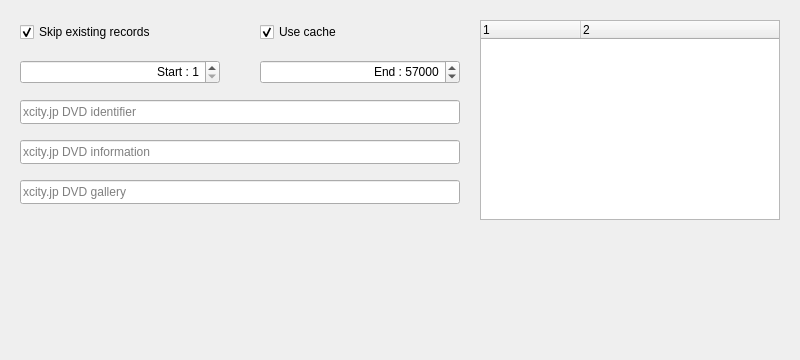
<?xml version="1.0" encoding="UTF-8"?>
<ui version="4.0">
 <class>XcityVideo</class>
 <widget class="QWidget" name="XcityVideo">
  <property name="geometry">
   <rect>
    <x>0</x>
    <y>0</y>
    <width>800</width>
    <height>360</height>
   </rect>
  </property>
  <property name="windowTitle">
   <string>Form</string>
  </property>
  <widget class="QSpinBox" name="XcityJpDvdFinish">
   <property name="geometry">
    <rect>
     <x>260</x>
     <y>60</y>
     <width>200</width>
     <height>24</height>
    </rect>
   </property>
   <property name="alignment">
    <set>Qt::AlignRight|Qt::AlignTrailing|Qt::AlignVCenter</set>
   </property>
   <property name="prefix">
    <string>End : </string>
   </property>
   <property name="minimum">
    <number>1</number>
   </property>
   <property name="maximum">
    <number>999999</number>
   </property>
   <property name="value">
    <number>57000</number>
   </property>
  </widget>
  <widget class="QSpinBox" name="XcityJpDvdStart">
   <property name="geometry">
    <rect>
     <x>20</x>
     <y>60</y>
     <width>200</width>
     <height>24</height>
    </rect>
   </property>
   <property name="alignment">
    <set>Qt::AlignRight|Qt::AlignTrailing|Qt::AlignVCenter</set>
   </property>
   <property name="prefix">
    <string>Start : </string>
   </property>
   <property name="minimum">
    <number>1</number>
   </property>
   <property name="maximum">
    <number>999999</number>
   </property>
   <property name="value">
    <number>1</number>
   </property>
  </widget>
  <widget class="QLineEdit" name="XcityJpDvdInfo">
   <property name="geometry">
    <rect>
     <x>20</x>
     <y>140</y>
     <width>440</width>
     <height>24</height>
    </rect>
   </property>
   <property name="placeholderText">
    <string>xcity.jp DVD information</string>
   </property>
  </widget>
  <widget class="QLineEdit" name="XcityJpDvdId">
   <property name="geometry">
    <rect>
     <x>20</x>
     <y>100</y>
     <width>440</width>
     <height>24</height>
    </rect>
   </property>
   <property name="placeholderText">
    <string>xcity.jp DVD identifier</string>
   </property>
  </widget>
  <widget class="QCheckBox" name="XcityJpSkip">
   <property name="geometry">
    <rect>
     <x>20</x>
     <y>20</y>
     <width>200</width>
     <height>24</height>
    </rect>
   </property>
   <property name="text">
    <string>Skip existing records</string>
   </property>
   <property name="checked">
    <bool>true</bool>
   </property>
  </widget>
  <widget class="QLineEdit" name="XcityJpDvdGallery">
   <property name="geometry">
    <rect>
     <x>20</x>
     <y>180</y>
     <width>440</width>
     <height>24</height>
    </rect>
   </property>
   <property name="placeholderText">
    <string>xcity.jp DVD gallery</string>
   </property>
  </widget>
  <widget class="QTreeWidget" name="XcityNames">
   <property name="geometry">
    <rect>
     <x>480</x>
     <y>20</y>
     <width>300</width>
     <height>200</height>
    </rect>
   </property>
   <property name="alternatingRowColors">
    <bool>true</bool>
   </property>
   <property name="rootIsDecorated">
    <bool>false</bool>
   </property>
   <property name="columnCount">
    <number>2</number>
   </property>
   <column>
    <property name="text">
     <string notr="true">1</string>
    </property>
   </column>
   <column>
    <property name="text">
     <string notr="true">2</string>
    </property>
   </column>
  </widget>
  <widget class="QCheckBox" name="XcityJpCache">
   <property name="geometry">
    <rect>
     <x>260</x>
     <y>20</y>
     <width>200</width>
     <height>24</height>
    </rect>
   </property>
   <property name="text">
    <string>Use cache</string>
   </property>
   <property name="checked">
    <bool>true</bool>
   </property>
  </widget>
 </widget>
 <resources/>
 <connections>
  <connection>
   <sender>XcityJpSkip</sender>
   <signal>stateChanged(int)</signal>
   <receiver>XcityVideo</receiver>
   <slot>XcityValueChanged(int)</slot>
   <hints>
    <hint type="sourcelabel">
     <x>239</x>
     <y>31</y>
    </hint>
    <hint type="destinationlabel">
     <x>239</x>
     <y>119</y>
    </hint>
   </hints>
  </connection>
  <connection>
   <sender>XcityJpDvdStart</sender>
   <signal>editingFinished()</signal>
   <receiver>XcityVideo</receiver>
   <slot>XcityJpChanged()</slot>
   <hints>
    <hint type="sourcelabel">
     <x>119</x>
     <y>71</y>
    </hint>
    <hint type="destinationlabel">
     <x>239</x>
     <y>119</y>
    </hint>
   </hints>
  </connection>
  <connection>
   <sender>XcityJpDvdGallery</sender>
   <signal>editingFinished()</signal>
   <receiver>XcityVideo</receiver>
   <slot>XcityJpChanged()</slot>
   <hints>
    <hint type="sourcelabel">
     <x>239</x>
     <y>191</y>
    </hint>
    <hint type="destinationlabel">
     <x>239</x>
     <y>119</y>
    </hint>
   </hints>
  </connection>
  <connection>
   <sender>XcityJpDvdInfo</sender>
   <signal>editingFinished()</signal>
   <receiver>XcityVideo</receiver>
   <slot>XcityJpChanged()</slot>
   <hints>
    <hint type="sourcelabel">
     <x>239</x>
     <y>151</y>
    </hint>
    <hint type="destinationlabel">
     <x>239</x>
     <y>119</y>
    </hint>
   </hints>
  </connection>
  <connection>
   <sender>XcityJpDvdId</sender>
   <signal>editingFinished()</signal>
   <receiver>XcityVideo</receiver>
   <slot>XcityJpChanged()</slot>
   <hints>
    <hint type="sourcelabel">
     <x>239</x>
     <y>111</y>
    </hint>
    <hint type="destinationlabel">
     <x>239</x>
     <y>119</y>
    </hint>
   </hints>
  </connection>
  <connection>
   <sender>XcityJpDvdFinish</sender>
   <signal>editingFinished()</signal>
   <receiver>XcityVideo</receiver>
   <slot>XcityJpChanged()</slot>
   <hints>
    <hint type="sourcelabel">
     <x>359</x>
     <y>71</y>
    </hint>
    <hint type="destinationlabel">
     <x>239</x>
     <y>119</y>
    </hint>
   </hints>
  </connection>
  <connection>
   <sender>XcityNames</sender>
   <signal>itemDoubleClicked(QTreeWidgetItem*,int)</signal>
   <receiver>XcityVideo</receiver>
   <slot>NameClicked(QTreeWidgetItem*,int)</slot>
   <hints>
    <hint type="sourcelabel">
     <x>629</x>
     <y>179</y>
    </hint>
    <hint type="destinationlabel">
     <x>399</x>
     <y>179</y>
    </hint>
   </hints>
  </connection>
  <connection>
   <sender>XcityJpCache</sender>
   <signal>stateChanged(int)</signal>
   <receiver>XcityVideo</receiver>
   <slot>XcityJpChanged()</slot>
   <hints>
    <hint type="sourcelabel">
     <x>359</x>
     <y>31</y>
    </hint>
    <hint type="destinationlabel">
     <x>399</x>
     <y>179</y>
    </hint>
   </hints>
  </connection>
 </connections>
</ui>
